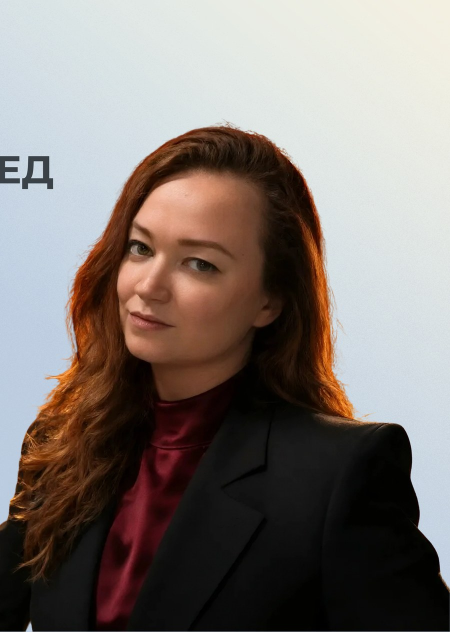
#> input picture assets/anastasia-photo-dnUK0jfm.jpg, 900 x 1263 px (shown at 1/2 size)
$ python remove-logo-bg.py ../assets/anastasia-photo-dnUK0jfm.jpg out.png
#> lines starting #> are read from the running program, lines starting #| are printed output that depends on the picture
from PIL import Image
import sys

src = sys.argv[1] if len(sys.argv) > 1 else "src/assets/logo-source.jpg"
dst = sys.argv[2] if len(sys.argv) > 2 else "src/assets/logo.png"

img = Image.open(src).convert("RGBA")
w, h = img.size
#> w = 900; h = 1263
px = img.load()

# White-ish background -> transparent, with soft edge antialiasing
# based on distance from white (handles JPEG compression halo around the circle).
THRESH_FULL = 235  # fully transparent above this (per-channel, near-pure white)
THRESH_EDGE = 190  # start of the alpha ramp

for y in range(h):
    for x in range(w):
        r, g, b, a = px[x, y]
        m = min(r, g, b)
        if m >= THRESH_FULL:
            px[x, y] = (r, g, b, 0)
        elif m >= THRESH_EDGE:
            # linear ramp between edge and full thresholds
            alpha = int(255 * (THRESH_FULL - m) / (THRESH_FULL - THRESH_EDGE))
            px[x, y] = (r, g, b, alpha)
        # else: keep fully opaque

MAX_SIZE = 640
if max(w, h) > MAX_SIZE:
    scale = MAX_SIZE / max(w, h)
#> scale = 0.507
    img = img.resize((round(w * scale), round(h * scale)), Image.LANCZOS)
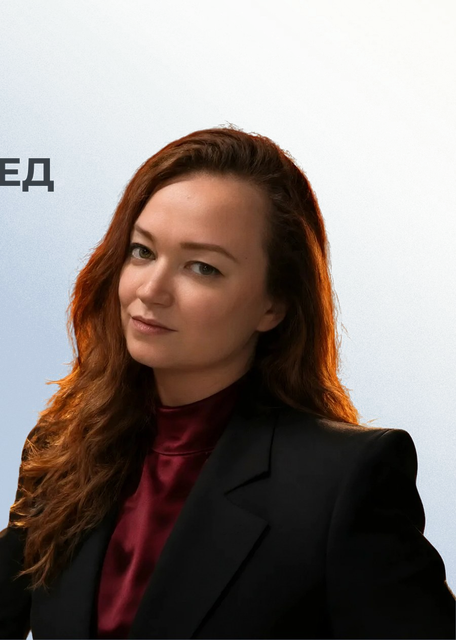
#> img: PIL image 456x640 RGBA; mean R, G, B, A 128.1, 119.3, 114.7, 190.4; transparent parts drawn white

img.save(dst, optimize=True)
print(f"Saved {dst} ({img.size[0]}x{img.size[1]})")
#| Saved out.png (456x640)
